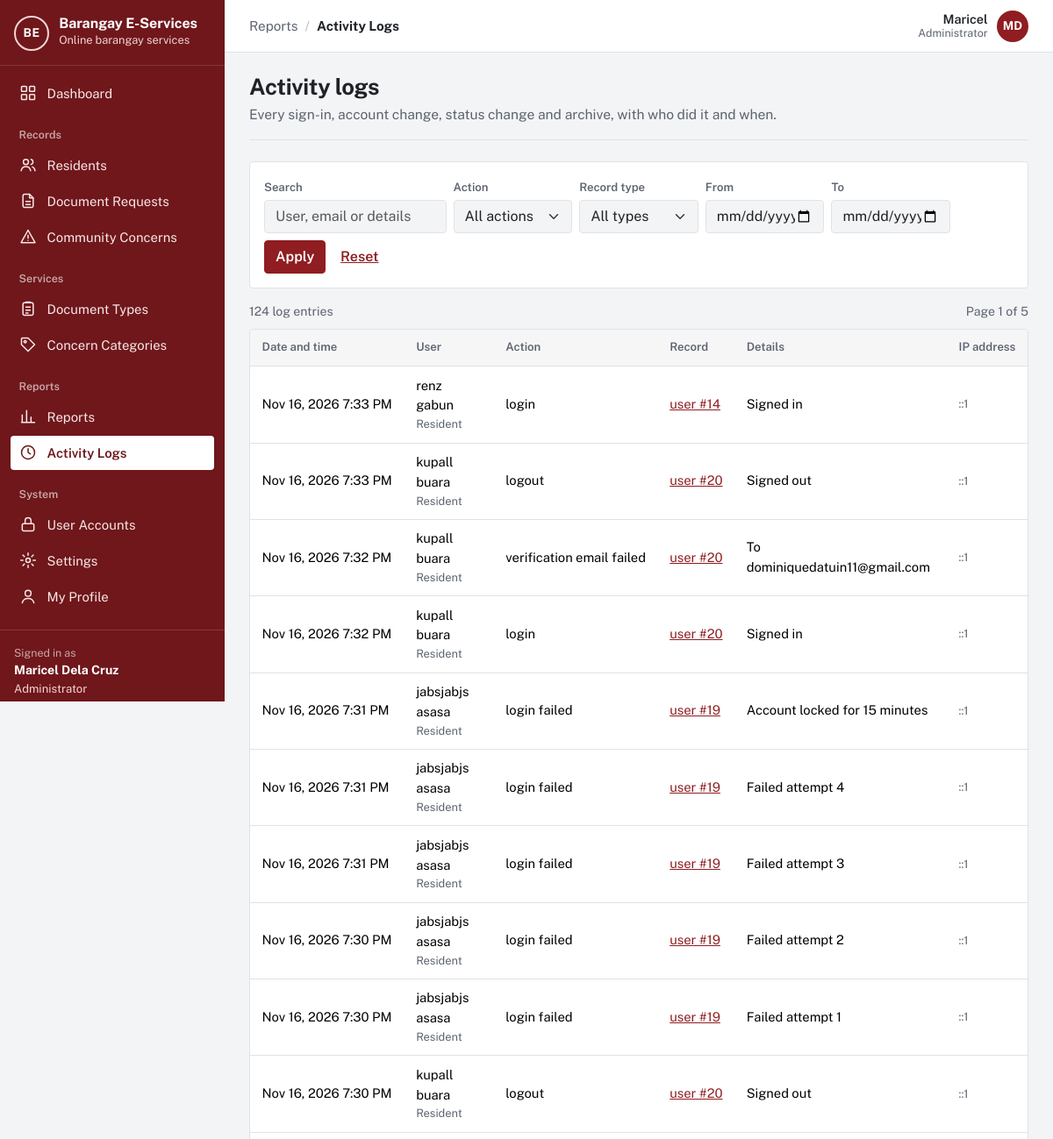
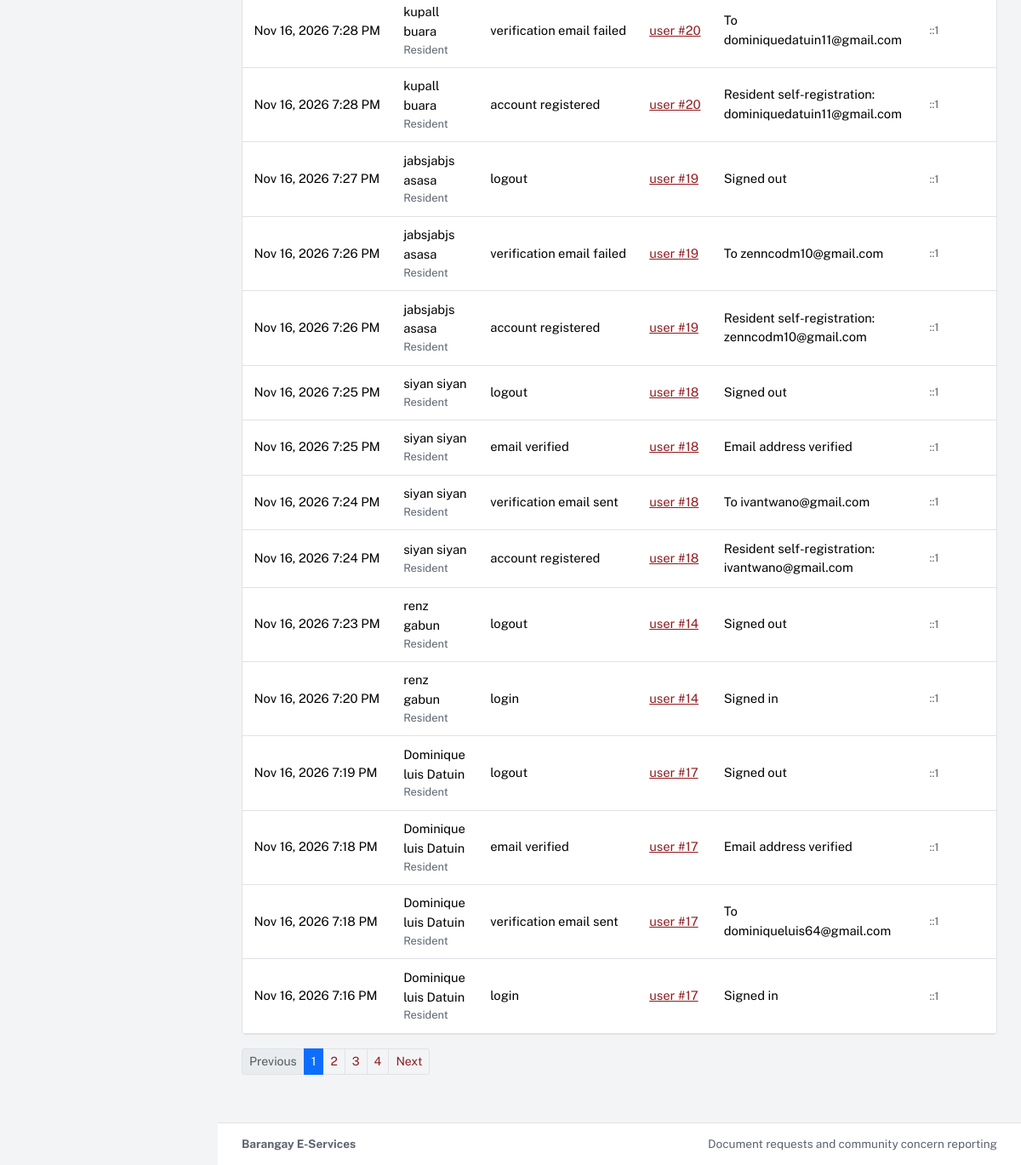
/barangay-eservices/admin/logs.php (signed in), run on the app's committed database (2 pictures, top to bottom).
### tables this page shows
CREATE TABLE `users` (
  `user_id` int(10) UNSIGNED NOT NULL,
  `role_id` tinyint(3) UNSIGNED NOT NULL,
  `purok_id` smallint(5) UNSIGNED DEFAULT NULL,
  `first_name` varchar(60) NOT NULL,
  `last_name` varchar(60) NOT NULL,
  `email` varchar(120) NOT NULL,
  `contact_no` varchar(13) DEFAULT NULL,
  `street_address` varchar(150) DEFAULT NULL,
  `password_hash` varchar(255) NOT NULL,
  `email_verified_at` datetime DEFAULT NULL,
  `is_active` tinyint(1) NOT NULL DEFAULT 1,
  `failed_logins` tinyint(3) UNSIGNED NOT NULL DEFAULT 0,
  `locked_until` datetime DEFAULT NULL,
  `created_at` datetime NOT NULL DEFAULT current_timestamp(),
  `updated_at` datetime NOT NULL DEFAULT current_timestamp() ON UPDATE current_timestamp()
);

CREATE TABLE `roles` (
  `role_id` tinyint(3) UNSIGNED NOT NULL,
  `role_key` varchar(20) NOT NULL,
  `role_name` varchar(50) NOT NULL
);

CREATE TABLE `activity_logs` (
  `log_id` int(10) UNSIGNED NOT NULL,
  `user_id` int(10) UNSIGNED DEFAULT NULL,
  `action` varchar(60) NOT NULL,
  `entity_type` varchar(40) DEFAULT NULL,
  `entity_id` int(10) UNSIGNED DEFAULT NULL,
  `details` varchar(500) DEFAULT NULL,
  `ip_address` varchar(45) DEFAULT NULL,
  `created_at` datetime NOT NULL DEFAULT current_timestamp()
);

### barangay-eservices/app/lib/helpers.php (called while the page is built, shortened)
<?php
function e($value): string
{
    return htmlspecialchars((string) ($value ?? ''), ENT_QUOTES | ENT_SUBSTITUTE, 'UTF-8');
}
function base_path(): string
{
    static $base = null;
    if ($base === null) {
        $script = realpath($_SERVER['SCRIPT_FILENAME'] ?? '') ?: '';
        $root   = realpath(APP_ROOT) ?: APP_ROOT;
        $rel    = str_replace('\\', '/', substr($script, strlen($root)));
        $name   = str_replace('\\', '/', $_SERVER['SCRIPT_NAME'] ?? '');
        $base   = ($rel !== '' && str_ends_with($name, $rel)) ? substr($name, 0, -strlen($rel)) : '';
        $base   = rtrim($base, '/');
    }
    return $base;
}
function url(string $path = ''): string
{
    return base_path() . '/' . ltrim($path, '/');
}
function asset(string $path): string
{
    return url('assets/' . ltrim($path, '/'));
}
function query_param(string $key, string $default = ''): string
{
    $value = $_GET[$key] ?? $default;
    return is_string($value) ? trim($value) : $default;
}
function format_date(?string $datetime, string $format = 'M j, Y'): string
{
    return $datetime ? date($format, strtotime($datetime)) : '—';
}
function format_datetime(?string $datetime): string
{
    return format_date($datetime, 'M j, Y g:i A');
}
function full_name(array $row, string $prefix = ''): string
{
    return trim(($row[$prefix . 'first_name'] ?? '') . ' ' . ($row[$prefix . 'last_name'] ?? ''));
}
function paginate(int $total, int $perPage = 15): array
{
    $page = max(1, (int) ($_GET['page'] ?? 1));
    $totalPages = max(1, (int) ceil($total / $perPage));
    $page = min($page, $totalPages);
    return [$perPage, ($page - 1) * $perPage, $page, $totalPages];
}

### barangay-eservices/app/lib/auth.php (called while the page is built, shortened)
<?php
function current_user(bool $refresh = false): ?array
{
    static $user = false;
    if ($user !== false && !$refresh) {
        return $user;
    }
    $user = null;
    if (!empty($_SESSION['user_id'])) {
        $user = db_one(
            'SELECT u.user_id, u.first_name, u.last_name, u.email, u.contact_no, u.street_address, u.purok_id,
                    u.email_verified_at, u.is_active, u.created_at, r.role_key, r.role_name
               FROM users u JOIN roles r ON r.role_id = u.role_id
              WHERE u.user_id = ?',
            [(int) $_SESSION['user_id']]
        );
    }
    return $user;
}
function is_verified(?array $user = null): bool
{
    $user = $user ?? current_user();
    return $user !== null && !empty($user['email_verified_at']);
}
function home_path_for_role(?string $role): string
{
    return match ($role) {
        ROLE_ADMIN    => 'admin/dashboard.php',
        ROLE_STAFF    => 'staff/dashboard.php',
        ROLE_RESIDENT => 'resident/dashboard.php',
        default       => 'auth/login.php',
    };
}
function require_login(bool $mustBeVerified = true): array
{
    $user = current_user();
    return $user;
}
function require_role(string ...$roles): array
{
    $user = require_login();
    return $user;
}

### barangay-eservices/app/lib/db.php (called while the page is built, shortened)
<?php
function db(): mysqli
{
    static $conn = null;
    if ($conn === null) {
        $conn = new mysqli(
            config('db.host'),
            config('db.user'),
            config('db.password'),
            config('db.name'),
            (int) config('db.port', 3306)
        );
        $conn->set_charset('utf8mb4');
        $conn->query("SET time_zone = '+08:00'");
    }
    return $conn;
}
function db_query(string $sql, array $params = []): mysqli_stmt
{
    $stmt = db()->prepare($sql);
    if ($params) {
        $types = '';
        foreach ($params as $p) {
            $types .= is_int($p) ? 'i' : (is_float($p) ? 'd' : 's');
        }
        $stmt->bind_param($types, ...array_values($params));
    }
    $stmt->execute();
    return $stmt;
}
function db_all(string $sql, array $params = []): array
{
    $result = db_query($sql, $params)->get_result();
    return $result ? $result->fetch_all(MYSQLI_ASSOC) : [];
}
function db_one(string $sql, array $params = []): ?array
{
    $result = db_query($sql, $params)->get_result();
    $row = $result ? $result->fetch_assoc() : null;
    return $row ?: null;
}
function db_value(string $sql, array $params = [])
{
    $row = db_one($sql, $params);
    return $row ? reset($row) : null;
}

### barangay-eservices/admin/logs.php (the view, shortened to what this page needs)
<?php
require __DIR__ . '/../app/bootstrap.php';
$admin = require_role(ROLE_ADMIN);
$actions = array_column(db_all('SELECT DISTINCT action FROM activity_logs ORDER BY action'), 'action');
$entities = array_column(db_all('SELECT DISTINCT entity_type FROM activity_logs WHERE entity_type IS NOT NULL ORDER BY entity_type'), 'entity_type');
$f = [
    'q'      => query_param('q'),
    'action' => in_array(query_param('action'), $actions, true) ? query_param('action') : '',
    'entity' => in_array(query_param('entity'), $entities, true) ? query_param('entity') : '',
    'from'   => preg_match('/^\d{4}-\d{2}-\d{2}$/', query_param('from')) ? query_param('from') : '',
    'to'     => preg_match('/^\d{4}-\d{2}-\d{2}$/', query_param('to')) ? query_param('to') : '',
];
$where = [];
$params = [];
$whereSql = $where ? 'WHERE ' . implode(' AND ', $where) : '';
$from = "FROM activity_logs l LEFT JOIN users u ON u.user_id = l.user_id LEFT JOIN roles r ON r.role_id = u.role_id $whereSql";
$total = (int) db_value("SELECT COUNT(*) $from", $params);
[$limit, $offset, $page, $pages] = paginate($total, 25);
$rows = db_all(
    "SELECT l.*, u.first_name, u.last_name, u.email, r.role_name $from ORDER BY l.log_id DESC LIMIT ? OFFSET ?",
    array_merge($params, [$limit, $offset])
);
function record_link(?string $type, ?int $id): string
{
    $path = match ($type) {
        'document_request' => 'request.php?id=',
        'concern'          => 'concern.php?id=',
        'user'             => 'admin/user-form.php?id=',
        'document_type'    => 'admin/document-type-form.php?id=',
        'concern_category' => 'admin/categories.php?edit=',
        default            => null,
    };
    $label = e(str_replace('_', ' ', $type) . ' #' . $id);
    return $path ? '<a href="' . e(url($path . $id)) . '">' . $label . '</a>' : $label;
}
$activeNav = 'logs';
require APP_ROOT . '/app/views/header.php';
?>
<div class="page-head"><div><h1>Activity logs</h1><p>Every sign-in, account change, status change and archive, with who did it and when.</p></div></div>
<form class="filters" method="get" role="search">
  <div class="row g-2 align-items-end">
    <div class="col-md-3"><label class="form-label" for="q">Search</label><input class="form-control" id="q" name="q" value="<?= e($f['q']) ?>" placeholder="User, email or details"></div>
    <div class="col-6 col-md-2"><label class="form-label" for="action">Action</label>
      <select class="form-select" id="action" name="action"><option value="">All actions</option>
        <?php foreach ($actions as $a): ?><option value="<?= e($a) ?>" <?= $f['action'] === $a ? 'selected' : '' ?>><?= e(str_replace('_', ' ', $a)) ?></option><?php endforeach; ?></select></div>
    <div class="col-6 col-md-2"><label class="form-label" for="entity">Record type</label>
      <select class="form-select" id="entity" name="entity"><option value="">All types</option>
        <?php foreach ($entities as $en): ?><option value="<?= e($en) ?>" <?= $f['entity'] === $en ? 'selected' : '' ?>><?= e(str_replace('_', ' ', $en)) ?></option><?php endforeach; ?></select></div>
    <div class="col-6 col-md-2"><label class="form-label" for="from">From</label><input type="date" class="form-control" id="from" name="from" value="<?= e($f['from']) ?>"></div>
    <div class="col-6 col-md-2"><label class="form-label" for="to">To</label><input type="date" class="form-control" id="to" name="to" value="<?= e($f['to']) ?>"></div>
    <div class="col-auto"><button class="btn btn-primary" type="submit">Apply</button> <a class="btn btn-link" href="<?= e(url('admin/logs.php')) ?>">Reset</a></div>
  </div>
</form>
<div class="result-meta"><span><?= $total ?> log entries</span><?php if ($pages > 1): ?><span>Page <?= $page ?> of <?= $pages ?></span><?php endif; ?></div>
<div class="table-wrap">
  <?php if (!$rows): ?><div class="empty"><p>No log entries match these filters.</p></div><?php else: ?>
  <table class="table">
    <thead><tr><th scope="col">Date and time</th><th scope="col">User</th><th scope="col">Action</th><th scope="col">Record</th><th scope="col">Details</th><th scope="col">IP address</th></tr></thead>
    <tbody>
    <?php foreach ($rows as $l): ?>
      <tr>
        <td class="nowrap"><?= e(format_datetime($l['created_at'])) ?></td>
        <td><?php if ($l['first_name']): ?><?= e(full_name($l)) ?><div class="small text-muted"><?= e($l['role_name']) ?></div><?php else: ?><span class="text-muted">Guest</span><?php endif; ?></td>
        <td class="nowrap"><?= e(str_replace('_', ' ', $l['action'])) ?></td>
        <td class="nowrap"><?= record_link($l['entity_type'], $l['entity_id'] !== null ? (int) $l['entity_id'] : null) ?></td>
        <td><?= e($l['details']) ?></td>
        <td class="small text-muted"><?= e($l['ip_address']) ?></td>
      </tr>
    <?php endforeach; ?>
    </tbody>
  </table>
  <?php endif; ?>
</div>
<?php require APP_ROOT . '/app/views/pagination.php'; ?>
<?php require APP_ROOT . '/app/views/footer.php'; ?>

### barangay-eservices/app/views/header.php (shortened to what this page needs)
<?php
$user = current_user();
$role = $user['role_key'] ?? null;
$verified = $user && is_verified($user);
$activeNav = $activeNav ?? '';
$appLayout = $user && $verified;
$groups = [];
if ($appLayout && $role === ROLE_ADMIN) {
    $groups = [
        '' => ['dashboard' => ['admin/dashboard.php', 'Dashboard', 'dashboard']],
        'Records' => [
            'residents' => ['residents.php', 'Residents', 'residents'],
            'requests'  => ['requests.php', 'Document Requests', 'document'],
            'concerns'  => ['concerns.php', 'Community Concerns', 'concern'],
        ],
        'Services' => [
            'doctypes'   => ['admin/document-types.php', 'Document Types', 'services'],
            'categories' => ['admin/categories.php', 'Concern Categories', 'category'],
        ],
        'Reports' => [
            'reports' => ['reports.php', 'Reports', 'reports'],
            'logs'    => ['admin/logs.php', 'Activity Logs', 'logs'],
        ],
        'System' => [
            'users'    => ['admin/users.php', 'User Accounts', 'accounts'],
            'settings' => ['admin/settings.php', 'Settings', 'settings'],
            'profile'  => ['profile.php', 'My Profile', 'profile'],
        ],
    ];
}
$crumbGroup = '';
$crumbItem = $pageTitle ?? '';
foreach ($groups as $label => $items) {
    if (isset($items[$activeNav])) {
        $crumbGroup = $label;
        $crumbItem = $items[$activeNav][1];
    }
}
?><!doctype html>
<html lang="en">
<head>
  <link rel="stylesheet" href="<?= e(asset('vendor/bootstrap/bootstrap.min.css')) ?>">
  <link rel="stylesheet" href="<?= e(asset('css/app.css')) ?>">
</head>
<body class="<?= $appLayout ? 'app-body' : 'public-body' ?>">
<?php if ($appLayout): ?>
<div class="app-shell">
  <aside class="sidebar offcanvas-lg offcanvas-start" id="sidebar" tabindex="-1" aria-label="Main navigation">
    <div class="sidebar-brand">
      <a class="brand" href="<?= e(url(home_path_for_role($role))) ?>">
        <?= render_app_mark() ?>
        <span class="brand-text">
          <span class="brand-name"><?= e(app_name()) ?></span>
          <span class="brand-sub">Online barangay services</span>
        </span>
      </a>
    </div>
    <nav class="sidebar-nav">
      <?php foreach ($groups as $label => $items): ?>
        <?php if ($label !== ''): ?><div class="sidebar-heading"><?= e($label) ?></div><?php endif; ?>
        <ul class="sidebar-list">
          <?php foreach ($items as $key => [$path, $itemLabel, $iconName]): ?>
            <li>
              <a class="sidebar-link<?= $key === $activeNav ? ' active' : '' ?>" <?= $key === $activeNav ? 'aria-current="page"' : '' ?> href="<?= e(url($path)) ?>">
                <?= icon($iconName) ?><span><?= e($itemLabel) ?></span>
              </a>
            </li>
          <?php endforeach; ?>
        </ul>
      <?php endforeach; ?>
    </nav>
    <div class="sidebar-user">
      <div class="sidebar-user-label">Signed in as</div>
      <div class="sidebar-user-name"><?= e(full_name($user)) ?></div>
      <div class="sidebar-user-role"><?= e($user['role_name']) ?></div>
      <form method="post" action="<?= e(url('auth/logout.php')) ?>">
      </form>
    </div>
  </aside>
  <div class="app-main">
    <header class="topbar">
      <nav class="topbar-crumb" aria-label="You are here">
        <?php if ($crumbGroup !== ''): ?><span class="crumb-group"><?= e($crumbGroup) ?></span><span class="crumb-sep" aria-hidden="true">/</span><?php endif; ?>
        <span class="crumb-item"><?= e($crumbItem) ?></span>
      </nav>
      <div class="topbar-user">
        <span class="topbar-user-text"><span class="topbar-user-name"><?= e($user['first_name']) ?></span><span class="topbar-user-role"><?= e($user['role_name']) ?></span></span>
        <a class="avatar" href="<?= e(url('profile.php')) ?>" title="My profile" aria-label="My profile"><?= e(mb_strtoupper(mb_substr($user['first_name'], 0, 1) . mb_substr($user['last_name'], 0, 1))) ?></a>
      </div>
    </header>
    <main id="main" class="page">
<?php endif; ?>

### data on the page
users: full_name($user) "Maricel Dela Cruz", role.role_name "Administrator", first_name "Maricel", first_name+last_name "MD"
activity_logs: created_at "Nov 16, 2026 7:33 PM", user.last_name "renz gabun", roles.role_name "Resident", action "login", entity "user #14", details "Signed in", ip_address "::1"
activity_logs: created_at "Nov 16, 2026 7:33 PM", user.last_name "kupall buara", roles.role_name "Resident", action "logout", entity "user #20", details "Signed out", ip_address "::1"
activity_logs: created_at "Nov 16, 2026 7:32 PM", user.last_name "kupall buara", roles.role_name "Resident", action "verification email failed", entity "user #20", details "To dominiquedatuin11@gmail.com", ip_address "::1"
activity_logs: created_at "Nov 16, 2026 7:32 PM", user.last_name "kupall buara", roles.role_name "Resident", action "login", entity "user #20", details "Signed in", ip_address "::1"
activity_logs: created_at "Nov 16, 2026 7:31 PM", user.last_name "jabsjabjs asasa", roles.role_name "Resident", action "login failed", entity "user #19", details "Account locked for 15 minutes", ip_address "::1"
activity_logs: created_at "Nov 16, 2026 7:31 PM", user.last_name "jabsjabjs asasa", roles.role_name "Resident", action "login failed", entity "user #19", details "Failed attempt 4", ip_address "::1"
activity_logs: created_at "Nov 16, 2026 7:31 PM", user.last_name "jabsjabjs asasa", roles.role_name "Resident", action "login failed", entity "user #19", details "Failed attempt 3", ip_address "::1"
activity_logs: created_at "Nov 16, 2026 7:30 PM", user.last_name "jabsjabjs asasa", roles.role_name "Resident", action "login failed", entity "user #19", details "Failed attempt 2", ip_address "::1"
activity_logs: created_at "Nov 16, 2026 7:30 PM", user.last_name "jabsjabjs asasa", roles.role_name "Resident", action "login failed", entity "user #19", details "Failed attempt 1", ip_address "::1"
activity_logs: created_at "Nov 16, 2026 7:30 PM", user.last_name "kupall buara", roles.role_name "Resident", action "logout", entity "user #20", details "Signed out", ip_address "::1"
activity_logs: created_at "Nov 16, 2026 7:28 PM", user.last_name "kupall buara", roles.role_name "Resident", action "verification email failed", entity "user #20", details "To dominiquedatuin11@gmail.com", ip_address "::1"
activity_logs: created_at "Nov 16, 2026 7:28 PM", user.last_name "kupall buara", roles.role_name "Resident", action "account registered", entity "user #20", details "Resident self-registration: dominiquedatuin11@gmail.com", ip_address "::1"
activity_logs: created_at "Nov 16, 2026 7:27 PM", user.last_name "jabsjabjs asasa", roles.role_name "Resident", action "logout", entity "user #19", details "Signed out", ip_address "::1"
activity_logs: created_at "Nov 16, 2026 7:26 PM", user.last_name "jabsjabjs asasa", roles.role_name "Resident", action "verification email failed", entity "user #19", details "To zenncodm10@gmail.com", ip_address "::1"
activity_logs: created_at "Nov 16, 2026 7:26 PM", user.last_name "jabsjabjs asasa", roles.role_name "Resident", action "account registered", entity "user #19", details "Resident self-registration: zenncodm10@gmail.com", ip_address "::1"
activity_logs: created_at "Nov 16, 2026 7:25 PM", user.last_name "siyan siyan", roles.role_name "Resident", action "logout", entity "user #18", details "Signed out", ip_address "::1"
activity_logs: created_at "Nov 16, 2026 7:25 PM", user.last_name "siyan siyan", roles.role_name "Resident", action "email verified", entity "user #18", details "Email address verified", ip_address "::1"
activity_logs: created_at "Nov 16, 2026 7:24 PM", user.last_name "siyan siyan", roles.role_name "Resident", action "verification email sent", entity "user #18", details "To ivantwano@gmail.com", ip_address "::1"
activity_logs: created_at "Nov 16, 2026 7:24 PM", user.last_name "siyan siyan", roles.role_name "Resident", action "account registered", entity "user #18", details "Resident self-registration: ivantwano@gmail.com", ip_address "::1"
activity_logs: created_at "Nov 16, 2026 7:23 PM", user.last_name "renz gabun", roles.role_name "Resident", action "logout", entity "user #14", details "Signed out", ip_address "::1"
activity_logs: created_at "Nov 16, 2026 7:20 PM", user.last_name "renz gabun", roles.role_name "Resident", action "login", entity "user #14", details "Signed in", ip_address "::1"
activity_logs: created_at "Nov 16, 2026 7:19 PM", user.last_name "Dominique luis Datuin", roles.role_name "Resident", action "logout", entity "user #17", details "Signed out", ip_address "::1"
activity_logs: created_at "Nov 16, 2026 7:18 PM", user.last_name "Dominique luis Datuin", roles.role_name "Resident", action "email verified", entity "user #17", details "Email address verified", ip_address "::1"
activity_logs: created_at "Nov 16, 2026 7:18 PM", user.last_name "Dominique luis Datuin", roles.role_name "Resident", action "verification email sent", entity "user #17", details "To dominiqueluis64@gmail.com", ip_address "::1"
activity_logs: created_at "Nov 16, 2026 7:16 PM", user.last_name "Dominique luis Datuin", roles.role_name "Resident", action "login", entity "user #17", details "Signed in", ip_address "::1"

### other printed values
app_name() "Barangay E-Services"
$itemLabel "Dashboard"
$label "Records"
$itemLabel "Residents"
$itemLabel "Document Requests"
$itemLabel "Community Concerns"
$label "Services"
$itemLabel "Document Types"
$itemLabel "Concern Categories"
$label "Reports"
$itemLabel "Reports"
$itemLabel "Activity Logs"
$label "System"
$itemLabel "User Accounts"
$itemLabel "Settings"
